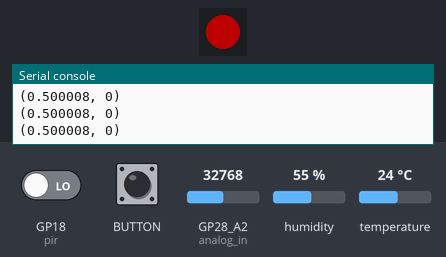
The program below on a simulated Raspberry Pi Pico running CircuitPython. Parts: 1 RGB LEDs in strip order, left to right, the last lines printed to the serial console. The test bench sets the inputs (shaded band); at power-on: GP18 (pir) LOW, GP28_A2 (analog_in) = 32768, humidity 55 %, temperature 24 °C (analog values on the 0–65535 scale). Dim RGB values are drawn brighter than linear.

Above: at 1.2 s.
1.3 s: BOOTSEL button pressed for 0.25 s
At 1.39 s:
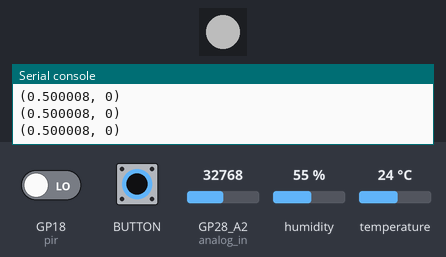
At 2.4 s:
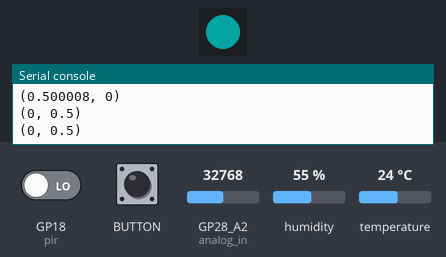
3.5 s: BOOTSEL button pressed for 1 s
At 4.6 s:
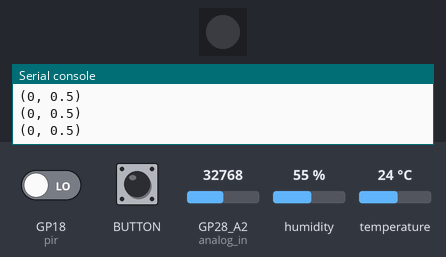
Timing chart, 0 to 6.5 s (numbered marks = the images above; inputs shaded):
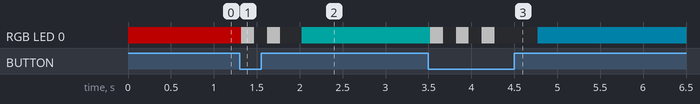

Measured:
- after the input at 1.3 s, RGB LED 0: RGB(76, 0, 0) → RGB(76, 76, 76) at once, → off 0.15 s later, → RGB(76, 76, 76) 0.15 s later, → off 0.15 s later, … (5 changes in this stretch)
- after the input at 3.5 s, RGB LED 0: RGB(0, 38, 37) → RGB(76, 76, 76) at once, → off 0.15 s later, → RGB(76, 76, 76) 0.15 s later, → off 0.15 s later, … (7 changes in this stretch)

The program:

code.py
```python
import asyncio
import time
import board
import keypad
import digitalio
from analogio import AnalogIn
from rainbowio import colorwheel
import neopixel
import adafruit_dht


# An array of functions tuples where 0 = detection and 1 = mapping
state_function = [
    # 0 = Light sensor (where the reliably usable values are between 0.8 and 1.0)
    (lambda analog_in, pir, dht: analog_in.value / 65535,	lambda x: min(max(0, (x - 0.8) * 5.0), 0.9)),
    # 1 = PIR (either motion [1] or not [0.5])
    (lambda analog_in, pir, dht: 1 if pir.value else 0,		lambda x: max(0.5, x)),
    # 2 = Humidity (percentage, mapping to blue for humid)
    (lambda analog_in, pir, dht: dht.humidity,				lambda x: min(max(0, (x - 20) * 0.015), 0.9)),
    # 3 = Temperature (in Celsius; where 10 is cold and 30 is hot)
    (lambda analog_in, pir, dht: dht.temperature,			lambda x: min(max(0, 1.0 - (((x - 10) * 0.03) + .5)), 1.0)),
]
NUM_STATES = len(state_function) - 1


class State:
    def __init__(self, initial_value):
        self.value = initial_value


async def setLight(state, pixel, analog_in, pir, dht
):
    while True:
        (detection_func, mapping_func) = state_function[state.value]
        sensor_val = detection_func(analog_in, pir, dht)
        color_val = mapping_func(sensor_val)
        print((sensor_val, color_val))

        pixel[0] = colorwheel(color_val * 255)
        pixel.show()

        # Let another task run
        await asyncio.sleep(0.2)


async def pressButton(state, pixel, btnPin):
    with keypad.Keys((btnPin,), value_when_pressed=False) as keys:
        while True:
            event = keys.events.get()
            if event:
                if event.pressed:
                    if state.value == NUM_STATES:
                        state.value = 0
                    else:
                        state.value += 1

                    # Flash the LED for the state number
                    pixel[0] = (0, 0, 0)
                    pixel.show()
                    for i in range(state.value + 1):
                        pixel[0] = (255, 255, 255)
                        pixel.show()
                        time.sleep(0.15)
                        pixel[0] = (0, 0, 0)
                        pixel.show()
                        time.sleep(0.15)
                    time.sleep(0.1)

            # Let another task run
            await asyncio.sleep(0)


async def main():
    # Light sensor
    analog_in = AnalogIn(board.GP28_A2)

    # PIR Sensor
    pir = digitalio.DigitalInOut(board.GP18)
    pir.direction = digitalio.Direction.INPUT

    # Temperature / Humidity Sensor (DHT11)
    dht = adafruit_dht.DHT11(board.GP26_A0)

    # Neopixel
    pixel = neopixel.NeoPixel(board.NEOPIXEL, 1, brightness=0.3, auto_write=False)
    pixel[0] = (0, 0, 0)
    pixel.show()

    state = State(0)

    push_button_task = asyncio.create_task(pressButton(state, pixel, board.BUTTON))
    set_light_task = asyncio.create_task(setLight(state, pixel, analog_in, pir, dht))
    await asyncio.gather(push_button_task, set_light_task)


asyncio.run(main())
```
